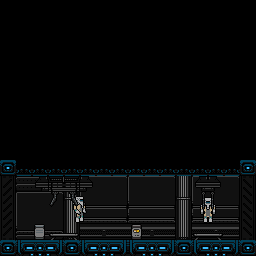

A 2D game scene composited from a Tiled map and its tileset images. What follows is a short description and the map's XML, with each tile layer's data collapsed to a summary:
An orthogonal 16x16 tile map with 16x16 px tiles, 3 tile layers (wall, bg doodads, main), 2 tilesets and 5 objects (3x locker, l_0, r_0).

<map version="1.0" orientation="orthogonal" renderorder="right-down" width="16" height="16" tilewidth="16" tileheight="16" nextobjectid="8">
 <properties>
  <property name="isStart" type="bool" value="true" />
 </properties>
 <tileset firstgid="1" source="../corpus.tsx" />
 <tileset firstgid="12097" source="../../connectors.tsx" />
 <layer name="wall" width="16" height="16">
  <data>[256 cells, 64 non-empty, 33 distinct tile ids]</data>
 </layer>
 <layer name="bg doodads" width="16" height="16">
  <data>[256 cells, 21 non-empty, 17 distinct tile ids]</data>
 </layer>
 <layer name="main" width="16" height="16">
  <data>[256 cells, 32 non-empty, 5 distinct tile ids]</data>
 </layer>
 <objectgroup name="connectors">
  <object id="2" type="l_0" gid="12101" x="0" y="176" width="16" height="16">
   <properties>
    <property name="type" type="int" value="0" />
   </properties>
  </object>
  <object id="3" type="r_0" gid="12099" x="240" y="176" width="16" height="16">
   <properties>
    <property name="type" type="int" value="0" />
   </properties>
  </object>
 </objectgroup>
 <objectgroup name="lockers">
  <object id="4" type="locker" x="96" y="208" width="16" height="32" />
  <object id="5" type="locker" x="112" y="208" width="16" height="32" />
  <object id="6" type="locker" x="144" y="208" width="16" height="32" />
 </objectgroup>
</map>
